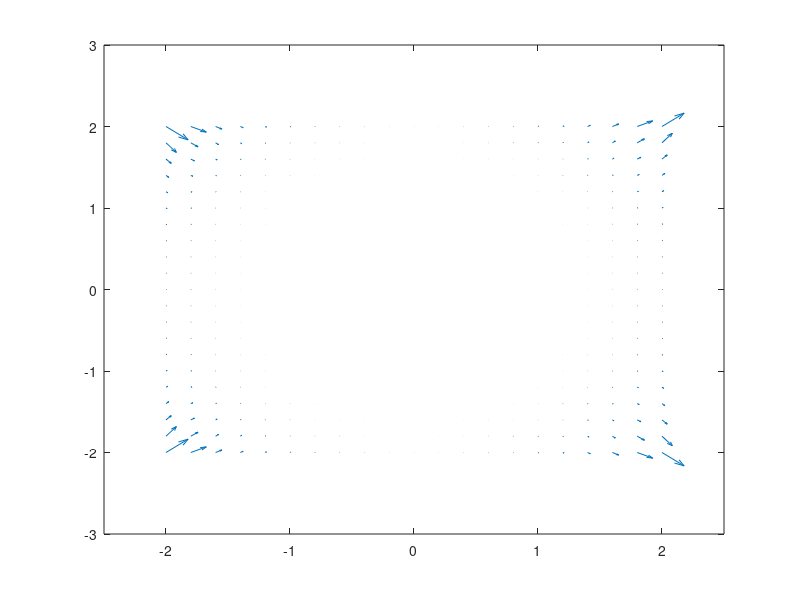

Write the MATLAB code that produced this figure.
clear
close all

[X,Y] = meshgrid(-2:.2:2);
Z = X.*exp(-X.^2 - Y.^2);
[DX,DY] = gradient(Z,.2,.2);
h = quiver(X,Y,DX,DY);
xlim([-2.5 2.5])
for t=1:-0.1:-1
Z = X.*exp((-X.^2 - Y.^2)*t);
[DX,DY] = gradient(Z,.2,.2);
set(h,'udata',DX,'vdata',DY)
pause(0.1)
end
